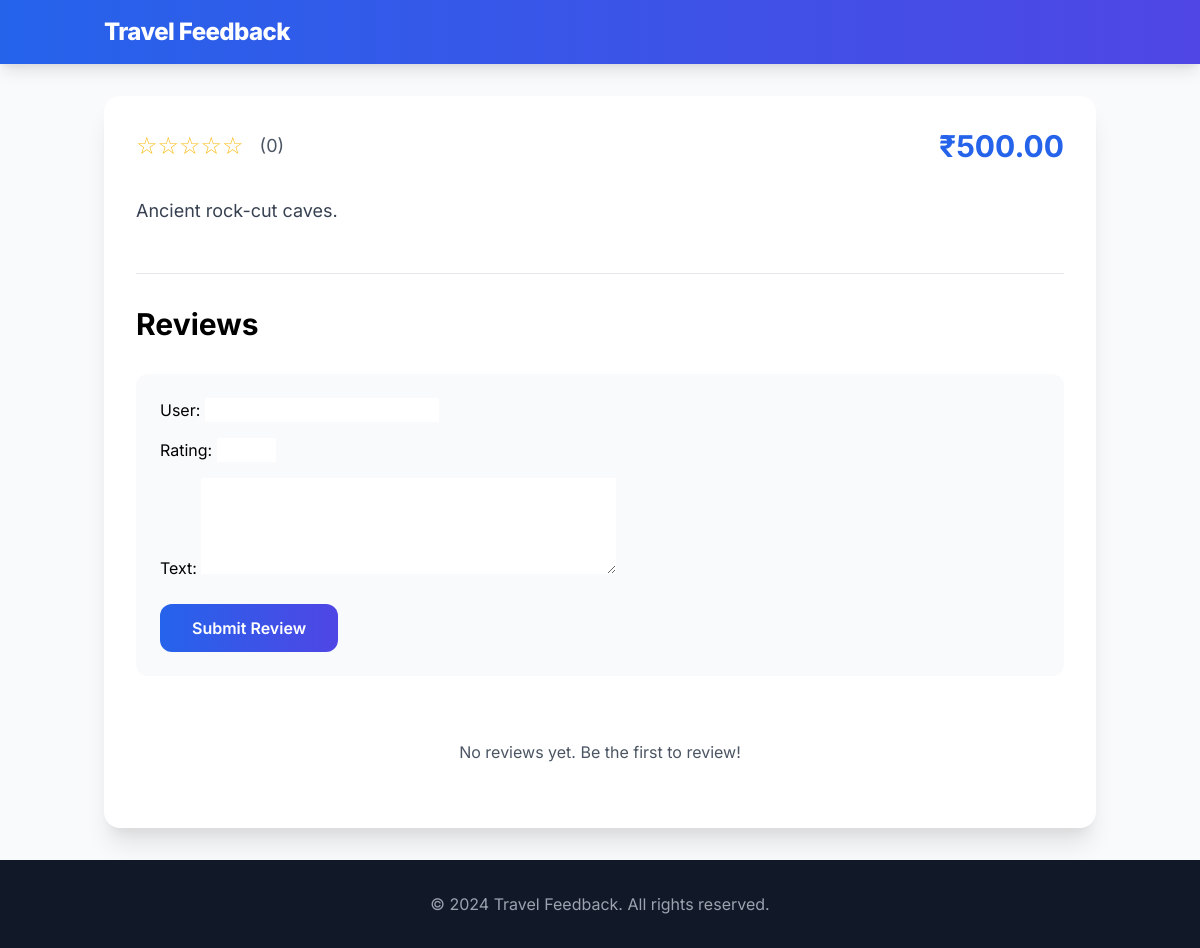
The app's page /place/12/, older data.
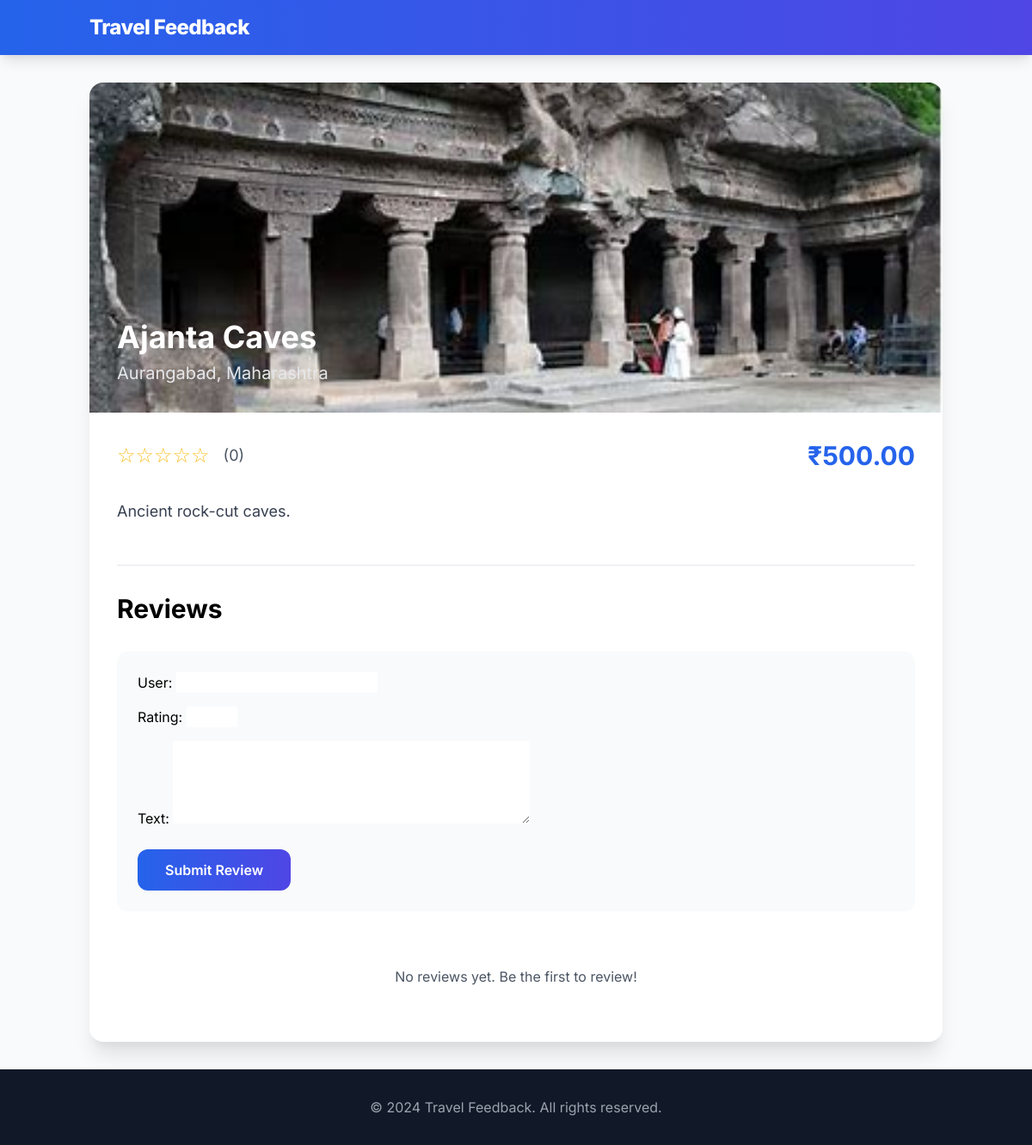
The same page, newer data.
### places/models.py (models this page shows, shortened)
class Place(models.Model):
    name = models.CharField(max_length=100)
    city = models.CharField(max_length=50)
    state = models.CharField(max_length=50)
    description = models.TextField()
    price = models.DecimalField(
        max_digits=10,
        decimal_places=2,
        validators=[MinValueValidator(0)]
    )
    image = models.ImageField(upload_to='places/', null=True, blank=True)
    created_at = models.DateTimeField(auto_now_add=True)
    updated_at = models.DateTimeField(auto_now=True)
    def average_rating(self):
        avg = self.reviews.aggregate(models.Avg('rating'))['rating__avg']
        return round(avg, 1) if avg else 0

### places/views.py (the view, shortened to what this page needs)
# urls.py: path('place/<int:pk>/', views.place_detail, name='place_detail'),
def place_detail(request, pk):
    place = get_object_or_404(Place, pk=pk)
    reviews = place.reviews.all().order_by('-created_at')
    form = ReviewForm()
    context = {
        'place': place,
        'reviews': reviews,
        'form': form,
    }
    return render(request, 'places/place_detail.html', context)

### places/forms.py
class ReviewForm(forms.ModelForm):
    class Meta:
        model = Review
        fields = ['user', 'rating', 'text']
        widgets = {
            'rating': forms.NumberInput(attrs={'min': 1, 'max': 5}),
            'text': forms.Textarea(attrs={'rows': 4}),
        }

### places/templates/places/place_detail.html (shortened to what this page needs)
{% extends 'places/base.html' %}
{% load custom_filters %}
{% block content %}
<div class="max-w-5xl mx-auto bg-white rounded-2xl shadow-xl overflow-hidden">
    {% if place.image %}
    <div class="relative h-96">
        <img src="{{ place.image.url }}" alt="{{ place.name }}"
             class="w-full h-full object-cover" />
        <div class="absolute inset-0 bg-gradient-to-t from-black/70 via-black/30 to-transparent"></div>
        <div class="absolute bottom-0 left-0 right-0 p-8">
            <h1 class="text-4xl font-bold text-white mb-2">{{ place.name }}</h1>
            <p class="text-xl text-gray-200">{{ place.city }}, {{ place.state }}</p>
        </div>
    </div>
    {% endif %}
    <div class="p-8">
        <div class="flex items-center justify-between mb-8">
            <div class="flex items-center space-x-4">
                <div class="flex items-center">
                    {% for i in "12345" %}
                    <span class="text-yellow-400 text-2xl">{% if forloop.counter <= place.average_rating|floatformat:"0" %}★{% else %}☆{% endif %}</span>
                    {% endfor %}
                </div>
                <span class="text-lg text-gray-600">({{ place.average_rating }})</span>
            </div>
            <p class="text-3xl font-bold text-blue-600">₹{{ place.price }}</p>
        </div>
        <div class="prose max-w-none mb-12">
            <p class="text-gray-700 text-lg leading-relaxed">{{ place.description }}</p>
        </div>
        <div class="border-t border-gray-200 pt-8">
            <h2 class="text-3xl font-bold mb-8">Reviews</h2>
            <form method="POST" class="bg-gray-50 p-6 rounded-xl mb-8">
                <div class="space-y-4">
                    {{ form.as_p|safe }}
                </div>
                <button type="submit"
                    class="mt-6 w-full md:w-auto px-8 py-3 bg-gradient-to-r from-blue-600 to-indigo-600 text-white rounded-xl font-semibold hover:shadow-lg transform transition-all duration-300 hover:-translate-y-1">
                    Submit Review
                </button>
            </form>
            <div class="space-y-6">
                {% for review in reviews %}
                <div class="bg-gray-50 rounded-xl p-6">
                    <div class="flex items-center justify-between mb-4">
                        <span class="font-semibold text-lg">{{ review.user }}</span>
                        <div class="flex items-center space-x-1">
                            {% for _ in "★"|multiply:review.rating %}
                            <span class="text-yellow-400">★</span>
                            {% endfor %}
                        </div>
                    </div>
                    <p class="text-gray-700 mb-2">{{ review.text }}</p>
                    <p class="text-sm text-gray-500">{{ review.created_at|date:"F j, Y" }}</p>
                </div>
                {% empty %}
                <p class="text-center text-gray-600 py-8">No reviews yet. Be the first to review!</p>
                {% endfor %}
            </div>
        </div>
    </div>
</div>
{% endblock %}

Row changes from the older to the newer data that the page shows:
changed Place "Ancient rock-cut caves.": image empty → "places/ajanta.jpg" (drawn); image: picture added; name (not shown) → "Ajanta Caves"; city (not shown) → "Aurangabad"; state (not shown) → "Maharashtra"
